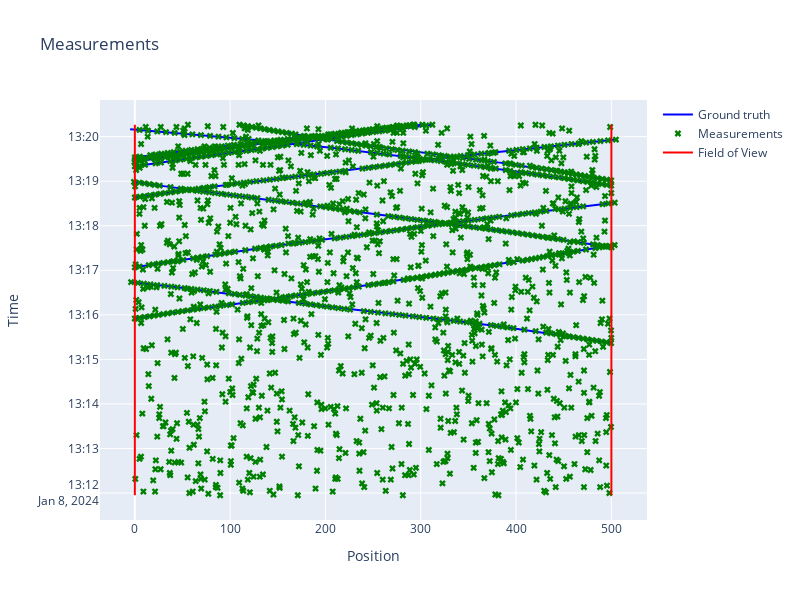

The cell this chart's notebook holds for it:
### Code cell
plotter.plot_measurements(plotly=True)
